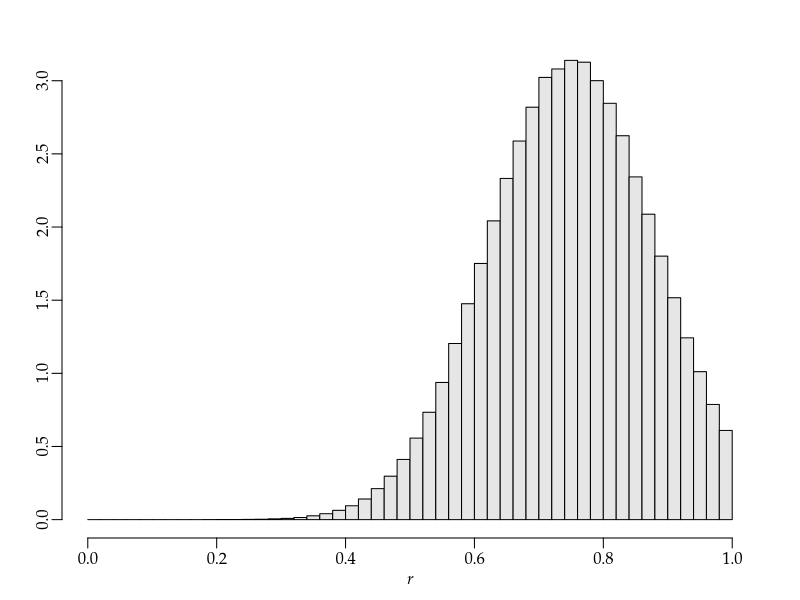

This chart was generated by the following R code: (Note: this script raises an error after producing the figure.)
args = commandArgs()
basename = sub(".R$", "", sub("^--file=(.*/)?", "", args[grep("^--file=", args)]))
if (length(basename) != 0)
    pdf(file=paste0(basename, "_tmp.pdf"), colormodel="gray", width=4, height=4)
par(family="Palatino")
par(mgp=c(1.5,0.5,0)) # title and axis margins. default: c(3,1,0)
par(mar=c(3,3,2,2)+0.1) # bottom, left, top, right margins. default: c(5,4,4,2)+0.1

set.seed(12345678)
y134 = 0.00470; s134 = 0.000803
y137 = 0.0469;  s137 = 0.00144
d = as.numeric(difftime(as.POSIXct("2017-08-21"),
                        as.POSIXct("2011-03-11")), units="days")
c = 2^((1/30.08 - 1/2.0652) * d / 365.2422)
x137 = rnorm(1000000, y137, s137)
x134 = rnorm(1000000, y134, s134)
r = x134 / (c * x137)
r = ifelse(r <= 1, r, NA)
hist(r, freq=FALSE, breaks=seq(0,1,0.02), col=gray(0.9),
     main="", xlab=expression(italic(r)), ylab="")

dev.off()
embedFonts(paste0(basename, "_tmp.pdf"), outfile=paste0(basename, ".pdf"),
           options="-c \"<</NeverEmbed []>> setdistillerparams\" -f ")
